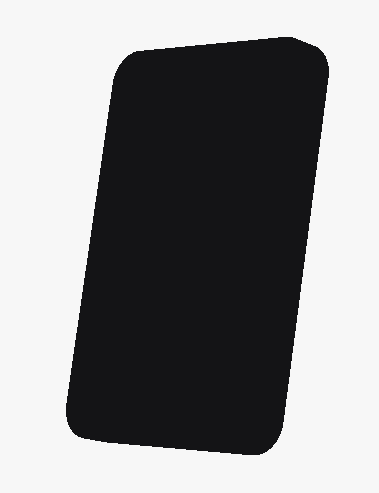
#> input picture .img2threejs/analysis/ref1-silhouette.png, 379 x 493 px, found by its file name
$ python iou.py analysis/ref1-silhouette.png
#> lines starting #> are read from the running program, lines starting #| are printed output that depends on the picture; after the words box and inside, x2 and y2 are one past the last pixel; in counts of white or black regions, pixels touching at a corner belong together
"""Tier-1 proxy: IoU, bbox aspect delta and bbox-area scale delta (same formulas as
diagnose_render.py, 224 grid) of renders vs the hole-filled reference silhouette.
Usage: python .img2threejs/iou.py <render.png> [...]   (prints OK when all three pass)"""
import sys
import numpy as np
from PIL import Image


def mask(p, n=224):
#> called with n = 224
    a = np.asarray(Image.open(p).convert("RGB").resize((n, n))).astype(int)
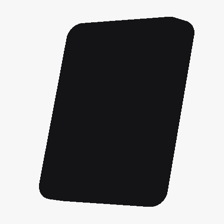
#> a: shape (224, 224, 3) int64; mean R, G, B 141.3, 141.3, 142.2
    return np.abs(a - a[2, 2]).sum(2) > 40
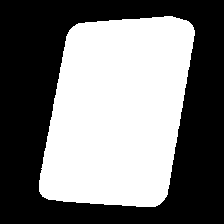
#> returned value: shape (224, 224) bool; 47.2% white; 1 white region, box (x1, y1, x2, y2) and area: (39, 16, 195, 207) 23672


def bbox(m):
    ys, xs = np.where(m)
    return xs.max() - xs.min() + 1, ys.max() - ys.min() + 1


ref = mask(".img2threejs/analysis/ref1-silhouette.png")
rw, rh = bbox(ref)
#> rw = 156; rh = 191
for p in sys.argv[1:]:
    m = mask(p)
    iou = (ref & m).sum() / (ref | m).sum()
#> iou = 1
    w, h = bbox(m)
#> w = 156; h = 191
    ar = abs(rw / rh - w / h) / (rw / rh)
#> ar = 0
    sc = abs(rw * rh - w * h) / (rw * rh)
#> sc = 0
    ok = iou >= 0.85 and ar <= 0.05 and sc <= 0.08
#> ok = True
    print(f"{p}: IoU={iou:.3f} aspectΔ={ar:.3f} scaleΔ={sc:.3f} {'OK' if ok else ''}")
#| analysis/ref1-silhouette.png: IoU=1.000 aspectΔ=0.000 scaleΔ=0.000 OK

$ run again, with .img2threejs/analysis/cmp-blockout-front.png copied over .img2threejs/analysis/ref1-silhouette.png
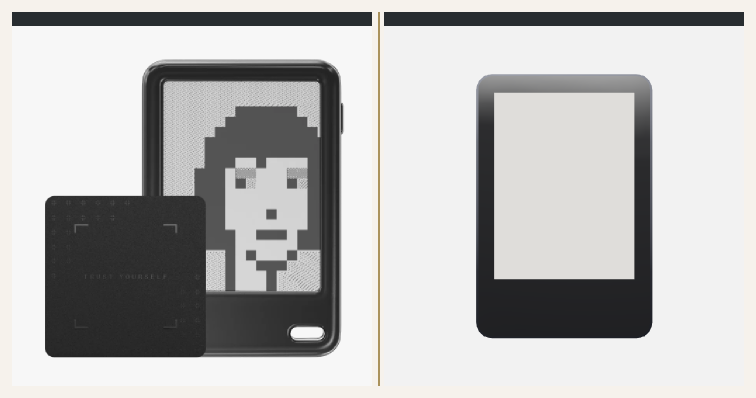
#> input picture .img2threejs/analysis/cmp-blockout-front.png, 1512 x 796 px, found by its file name (shown at 1/2 size)
#> in mask, `a = np.asarray(Image.open(p).convert("RGB").resize((n, n))).astype(int)`:
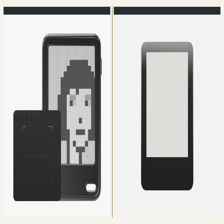
#> a: shape (224, 224, 3) int64; mean R, G, B 185.6, 185.2, 184.4
#> in mask, `return np.abs(a - a[2, 2]).sum(2) > 40`:
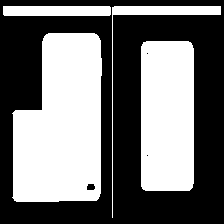
#> returned value: shape (224, 224) bool; 45.2% white; 4 white regions, box (x1, y1, x2, y2) and area: (12, 33, 102, 202) 12513, (141, 41, 194, 191) 7901, (112, 6, 221, 218) 1182, (3, 6, 111, 16) 1077
#> rw = 218; rh = 212
#> iou = 1
#> w = 218; h = 212
#> ar = 0
#> ok = True
#| analysis/ref1-silhouette.png: IoU=1.000 aspectΔ=0.000 scaleΔ=0.000 OK
